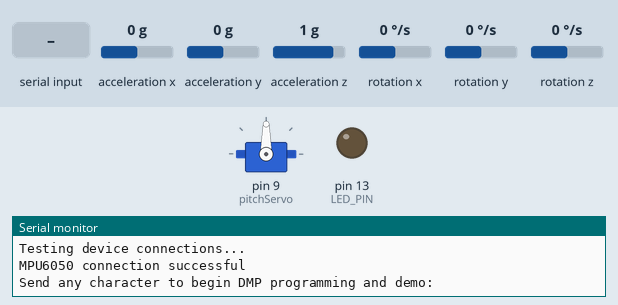
The sketch below on a simulated Arduino Leonardo, built with avr-gcc and run on an emulated ATmega32U4. On the bench: servo, output pins drawn as LEDs (lit = HIGH), the last lines printed to the serial monitor. The inputs (shaded band) are chosen by the test bench; at power-on: acceleration x 0 g, acceleration y 0 g, acceleration z 1 g, rotation x 0 °/s, rotation y 0 °/s, rotation z 0 °/s. The sensor or clock chip raises its interrupt line as the real part does.

Above: at 0.8 s.
0.9 s: "1\n" received over Serial
At 1.91 s:
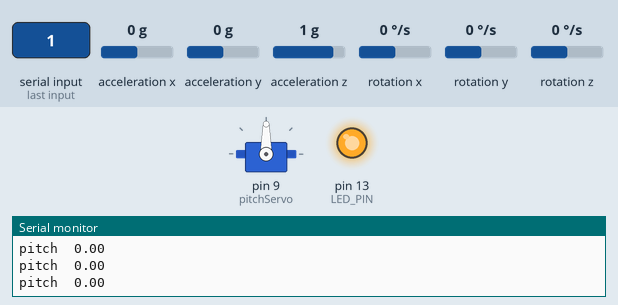
At 2.9 s:
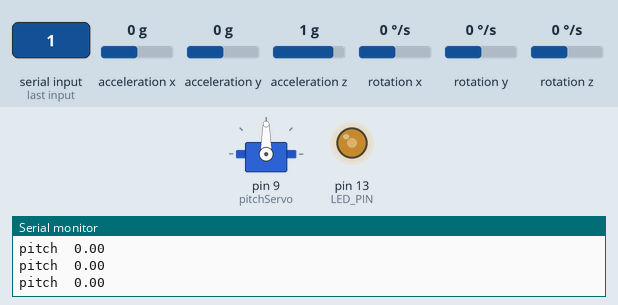
Timing chart, 0 to 4.4 s (numbered marks = the images above; inputs shaded):
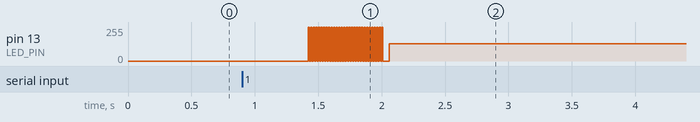

The sketch:

mpu6050.ino
```cpp
// I2C device class (I2Cdev) demonstration Arduino sketch for MPU6050 class using DMP (MotionApps v2.0)
// 6/21/2012 by Jeff Rowberg <jeff@rowberg.net>
// Updates should (hopefully) always be available at https://github.com/jrowberg/i2cdevlib
//
// Changelog:
//      2013-05-08 - added seamless Fastwire support
//                 - added note about gyro calibration
//      2012-06-21 - added note about Arduino 1.0.1 + Leonardo compatibility error
//      2012-06-20 - improved FIFO overflow handling and simplified read process
//      2012-06-19 - completely rearranged DMP initialization code and simplification
//      2012-06-13 - pull gyro and accel data from FIFO packet instead of reading directly
//      2012-06-09 - fix broken FIFO read sequence and change interrupt detection to RISING
//      2012-06-05 - add gravity-compensated initial reference frame acceleration output
//                 - add 3D math helper file to DMP6 example sketch
//                 - add Euler output and Yaw/Pitch/Roll output formats
//      2012-06-04 - remove accel offset clearing for better results (thanks Sungon Lee)
//      2012-06-01 - fixed gyro sensitivity to be 2000 deg/sec instead of 250
//      2012-05-30 - basic DMP initialization working

/* ============================================
I2Cdev device library code is placed under the MIT license
Copyright (c) 2012 Jeff Rowberg

Permission is hereby granted, free of charge, to any person obtaining a copy
of this software and associated documentation files (the "Software"), to deal
in the Software without restriction, including without limitation the rights
to use, copy, modify, merge, publish, distribute, sublicense, and/or sell
copies of the Software, and to permit persons to whom the Software is
furnished to do so, subject to the following conditions:

The above copyright notice and this permission notice shall be included in
all copies or substantial portions of the Software.

THE SOFTWARE IS PROVIDED "AS IS", WITHOUT WARRANTY OF ANY KIND, EXPRESS OR
IMPLIED, INCLUDING BUT NOT LIMITED TO THE WARRANTIES OF MERCHANTABILITY,
FITNESS FOR A PARTICULAR PURPOSE AND NONINFRINGEMENT. IN NO EVENT SHALL THE
AUTHORS OR COPYRIGHT HOLDERS BE LIABLE FOR ANY CLAIM, DAMAGES OR OTHER
LIABILITY, WHETHER IN AN ACTION OF CONTRACT, TORT OR OTHERWISE, ARISING FROM,
OUT OF OR IN CONNECTION WITH THE SOFTWARE OR THE USE OR OTHER DEALINGS IN
THE SOFTWARE.
===============================================
*/

// include the servo library:
#include <Servo.h>

Servo pitchServo;
int servoPos = 0;

// I2Cdev and MPU6050 must be installed as libraries, or else the .cpp/.h files
// for both classes must be in the include path of your project
#include "I2Cdev.h"

#include "MPU6050_6Axis_MotionApps20.h"
//#include "MPU6050.h" // not necessary if using MotionApps include file

// Arduino Wire library is required if I2Cdev I2CDEV_ARDUINO_WIRE implementation
// is used in I2Cdev.h
#if I2CDEV_IMPLEMENTATION == I2CDEV_ARDUINO_WIRE
    #include "Wire.h"
#endif

// class default I2C address is 0x68
// specific I2C addresses may be passed as a parameter here
// AD0 low = 0x68 (default for SparkFun breakout and InvenSense evaluation board)
// AD0 high = 0x69
MPU6050 mpu;
//MPU6050 mpu(0x69); // <-- use for AD0 high

/* =========================================================================
   NOTE: In addition to connection 3.3v, GND, SDA, and SCL, this sketch
   depends on the MPU-6050's INT pin being connected to the Arduino's
   external interrupt #0 pin. On the Arduino Uno and Mega 2560, this is
   digital I/O pin 2.
 * ========================================================================= */

/* =========================================================================
   NOTE: Arduino v1.0.1 with the Leonardo board generates a compile error
   when using Serial.write(buf, len). The Teapot output uses this method.
   The solution requires a modification to the Arduino USBAPI.h file, which
   is fortunately simple, but annoying. This will be fixed in the next IDE
   release. For more info, see these links:

   http://arduino.cc/forum/index.php/topic,109987.0.html
   http://code.google.com/p/arduino/issues/detail?id=958
 * ========================================================================= */


// uncomment "OUTPUT_READABLE_QUATERNION" if you want to see the actual
// quaternion components in a [w, x, y, z] format (not best for parsing
// on a remote host such as Processing or something though)
//#define OUTPUT_READABLE_QUATERNION

// uncomment "OUTPUT_READABLE_EULER" if you want to see Euler angles
// (in degrees) calculated from the quaternions coming from the FIFO.
// Note that Euler angles suffer from gimbal lock (for more info, see
// http://en.wikipedia.org/wiki/Gimbal_lock)
//#define OUTPUT_READABLE_EULER

// uncomment "OUTPUT_READABLE_YAWPITCHROLL" if you want to see the yaw/
// pitch/roll angles (in degrees) calculated from the quaternions coming
// from the FIFO. Note this also requires gravity vector calculations.
// Also note that yaw/pitch/roll angles suffer from gimbal lock (for
// more info, see: http://en.wikipedia.org/wiki/Gimbal_lock)
#define OUTPUT_READABLE_YAWPITCHROLL

// uncomment "OUTPUT_READABLE_REALACCEL" if you want to see acceleration
// components with gravity removed. This acceleration reference frame is
// not compensated for orientation, so +X is always +X according to the
// sensor, just without the effects of gravity. If you want acceleration
// compensated for orientation, us OUTPUT_READABLE_WORLDACCEL instead.
//#define OUTPUT_READABLE_REALACCEL

// uncomment "OUTPUT_READABLE_WORLDACCEL" if you want to see acceleration
// components with gravity removed and adjusted for the world frame of
// reference (yaw is relative to initial orientation, since no magnetometer
// is present in this case). Could be quite handy in some cases.
//#define OUTPUT_READABLE_WORLDACCEL

// uncomment "OUTPUT_TEAPOT" if you want output that matches the
// format used for the InvenSense teapot demo
//#define OUTPUT_TEAPOT


#define LED_PIN 13 // (Arduino is 13, Teensy is 11, Teensy++ is 6)
bool blinkState = false;

// MPU control/status vars
bool dmpReady = false;  // set true if DMP init was successful
uint8_t mpuIntStatus;   // holds actual interrupt status byte from MPU
uint8_t devStatus;      // return status after each device operation (0 = success, !0 = error)
uint16_t packetSize;    // expected DMP packet size (default is 42 bytes)
uint16_t fifoCount;     // count of all bytes currently in FIFO
uint8_t fifoBuffer[64]; // FIFO storage buffer

// orientation/motion vars
Quaternion q;           // [w, x, y, z]         quaternion container
VectorInt16 aa;         // [x, y, z]            accel sensor measurements
VectorInt16 aaReal;     // [x, y, z]            gravity-free accel sensor measurements
VectorInt16 aaWorld;    // [x, y, z]            world-frame accel sensor measurements
VectorFloat gravity;    // [x, y, z]            gravity vector
float euler[3];         // [psi, theta, phi]    Euler angle container
float ypr[3];           // [yaw, pitch, roll]   yaw/pitch/roll container and gravity vector

// packet structure for InvenSense teapot demo
uint8_t teapotPacket[14] = { '$', 0x02, 0,0, 0,0, 0,0, 0,0, 0x00, 0x00, '\r', '\n' };


// ================================================================
// ===               INTERRUPT DETECTION ROUTINE                ===
// ================================================================

volatile bool mpuInterrupt = false;     // indicates whether MPU interrupt pin has gone high
void dmpDataReady() {
    mpuInterrupt = true;
}


// ================================================================
// ===                      INITIAL SETUP                       ===
// ================================================================

void setup() {

    // Attach the servo
    pitchServo.attach(9);

    // join I2C bus (I2Cdev library doesn't do this automatically)
    #if I2CDEV_IMPLEMENTATION == I2CDEV_ARDUINO_WIRE
        Wire.begin();
        //TWBR = 24; // 400kHz I2C clock (200kHz if CPU is 8MHz)
    #elif I2CDEV_IMPLEMENTATION == I2CDEV_BUILTIN_FASTWIRE
        Fastwire::setup(400, true);
    #endif

    // initialize serial communication
    // (115200 chosen because it is required for Teapot Demo output, but it's
    // really up to you depending on your project)
    Serial.begin(115200);
    while (!Serial); // wait for Leonardo enumeration, others continue immediately

    // NOTE: 8MHz or slower host processors, like the Teensy @ 3.3v or Ardunio
    // Pro Mini running at 3.3v, cannot handle this baud rate reliably due to
    // the baud timing being too misaligned with processor ticks. You must use
    // 38400 or slower in these cases, or use some kind of external separate
    // crystal solution for the UART timer.

    // initialize device
    Serial.println(F("Initializing I2C devices..."));
    mpu.initialize();

    // verify connection
    Serial.println(F("Testing device connections..."));
    Serial.println(mpu.testConnection() ? F("MPU6050 connection successful") : F("MPU6050 connection failed"));

    // wait for ready
    Serial.println(F("\nSend any character to begin DMP programming and demo: "));
    while (Serial.available() && Serial.read()); // empty buffer
    while (!Serial.available());                 // wait for data
    while (Serial.available() && Serial.read()); // empty buffer again

    // load and configure the DMP
    Serial.println(F("Initializing DMP..."));
    devStatus = mpu.dmpInitialize();

    // supply your own gyro offsets here, scaled for min sensitivity
    mpu.setXGyroOffset(220);
    mpu.setYGyroOffset(76);
    mpu.setZGyroOffset(-85);
    mpu.setZAccelOffset(1788); // 1688 factory default for my test chip

    // make sure it worked (returns 0 if so)
    if (devStatus == 0) {
        // turn on the DMP, now that it's ready
        Serial.println(F("Enabling DMP..."));
        mpu.setDMPEnabled(true);

        // enable Arduino interrupt detection
        Serial.println(F("Enabling interrupt detection (Arduino external interrupt 0)..."));
        attachInterrupt(23, dmpDataReady, RISING);
        mpuIntStatus = mpu.getIntStatus();

        // set our DMP Ready flag so the main loop() function knows it's okay to use it
        Serial.println(F("DMP ready! Waiting for first interrupt..."));
        dmpReady = true;

        // get expected DMP packet size for later comparison
        packetSize = mpu.dmpGetFIFOPacketSize();
    } else {
        // ERROR!
        // 1 = initial memory load failed
        // 2 = DMP configuration updates failed
        // (if it's going to break, usually the code will be 1)
        Serial.print(F("DMP Initialization failed (code "));
        Serial.print(devStatus);
        Serial.println(F(")"));
    }

    // configure LED for output
    pinMode(LED_PIN, OUTPUT);
}


// ================================================================
// ===                    MAIN PROGRAM LOOP                     ===
// ================================================================

void loop() {
    // if programming failed, don't try to do anything
    if (!dmpReady) return;

    // wait for MPU interrupt or extra packet(s) available
    while (!mpuInterrupt && fifoCount < packetSize) {
        // other program behavior stuff here
        // .
        // .
        // .
        // if you are really paranoid you can frequently test in between other
        // stuff to see if mpuInterrupt is true, and if so, "break;" from the
        // while() loop to immediately process the MPU data
        // .
        // .
        // .
        Serial.print("pitch\t");
        Serial.println(ypr[1] * 180/M_PI);


    }

    // reset interrupt flag and get INT_STATUS byte
    mpuInterrupt = false;
    mpuIntStatus = mpu.getIntStatus();

    // get current FIFO count
    fifoCount = mpu.getFIFOCount();

    // check for overflow (this should never happen unless our code is too inefficient)
    if ((mpuIntStatus & 0x10) || fifoCount == 1024) {
        // reset so we can continue cleanly
        mpu.resetFIFO();
        Serial.println(F("FIFO overflow!"));

    // otherwise, check for DMP data ready interrupt (this should happen frequently)
    }
    else if (mpuIntStatus & 0x02) {
        // wait for correct available data length, should be a VERY short wait
        while (fifoCount < packetSize) fifoCount = mpu.getFIFOCount();

        // read a packet from FIFO
        mpu.getFIFOBytes(fifoBuffer, packetSize);

        // track FIFO count here in case there is > 1 packet available
        // (this lets us immediately read more without waiting for an interrupt)
        fifoCount -= packetSize;

        mpu.dmpGetQuaternion(&q, fifoBuffer);
        mpu.dmpGetGravity(&gravity, &q);
        mpu.dmpGetYawPitchRoll(ypr, &q, &gravity);
        mpu.dmpGetLinearAccel(&aaReal, &aa, &gravity);

        /*
        #ifdef OUTPUT_READABLE_QUATERNION
            // display quaternion values in easy matrix form: w x y z
            mpu.dmpGetQuaternion(&q, fifoBuffer);
            Serial.print("quat\t");
            Serial.print(q.w);
            Serial.print("\t");
            Serial.print(q.x);
            Serial.print("\t");
            Serial.print(q.y);
            Serial.print("\t");
            Serial.println(q.z);
        #endif

        #ifdef OUTPUT_READABLE_EULER
            // display Euler angles in degrees
            mpu.dmpGetQuaternion(&q, fifoBuffer);
            mpu.dmpGetEuler(euler, &q);
            Serial.print("euler\t");
            Serial.print(euler[0] * 180/M_PI);
            Serial.print("\t");
            Serial.print(euler[1] * 180/M_PI);
            Serial.print("\t");
            Serial.println(euler[2] * 180/M_PI);
        #endif

        #ifdef OUTPUT_READABLE_YAWPITCHROLL
            // display Euler angles in degrees
            mpu.dmpGetQuaternion(&q, fifoBuffer);
            mpu.dmpGetGravity(&gravity, &q);
            mpu.dmpGetYawPitchRoll(ypr, &q, &gravity);
            Serial.print("ypr\t");
            Serial.print(ypr[0] * 180/M_PI);
            Serial.print("\t");
            Serial.print(ypr[1] * 180/M_PI);
            Serial.print("\t");
            Serial.println(ypr[2] * 180/M_PI);

            // Put the pitch to pitchServo:

            //pitchServo.write();
        #endif

        #ifdef OUTPUT_READABLE_REALACCEL
            // display real acceleration, adjusted to remove gravity
            mpu.dmpGetQuaternion(&q, fifoBuffer);
            mpu.dmpGetAccel(&aa, fifoBuffer);
            mpu.dmpGetGravity(&gravity, &q);
            mpu.dmpGetLinearAccel(&aaReal, &aa, &gravity);
            Serial.print("areal\t");
            Serial.print(aaReal.x);
            Serial.print("\t");
            Serial.print(aaReal.y);
            Serial.print("\t");
            Serial.println(aaReal.z);
        #endif

        #ifdef OUTPUT_READABLE_WORLDACCEL
            // display initial world-frame acceleration, adjusted to remove gravity
            // and rotated based on known orientation from quaternion
            mpu.dmpGetQuaternion(&q, fifoBuffer);
            mpu.dmpGetAccel(&aa, fifoBuffer);
            mpu.dmpGetGravity(&gravity, &q);
            mpu.dmpGetLinearAccel(&aaReal, &aa, &gravity);
            mpu.dmpGetLinearAccelInWorld(&aaWorld, &aaReal, &q);
            Serial.print("aworld\t");
            Serial.print(aaWorld.x);
            Serial.print("\t");
            Serial.print(aaWorld.y);
            Serial.print("\t");
            Serial.println(aaWorld.z);
        #endif

        #ifdef OUTPUT_TEAPOT
            // display quaternion values in InvenSense Teapot demo format:
            teapotPacket[2] = fifoBuffer[0];
            teapotPacket[3] = fifoBuffer[1];
            teapotPacket[4] = fifoBuffer[4];
            teapotPacket[5] = fifoBuffer[5];
            teapotPacket[6] = fifoBuffer[8];
            teapotPacket[7] = fifoBuffer[9];
            teapotPacket[8] = fifoBuffer[12];
            teapotPacket[9] = fifoBuffer[13];
            Serial.write(teapotPacket, 14);
            teapotPacket[11]++; // packetCount, loops at 0xFF on purpose
        #endif
        */
        // blink LED to indicate activity
        blinkState = !blinkState;
        digitalWrite(LED_PIN, blinkState);
    }
}
```
